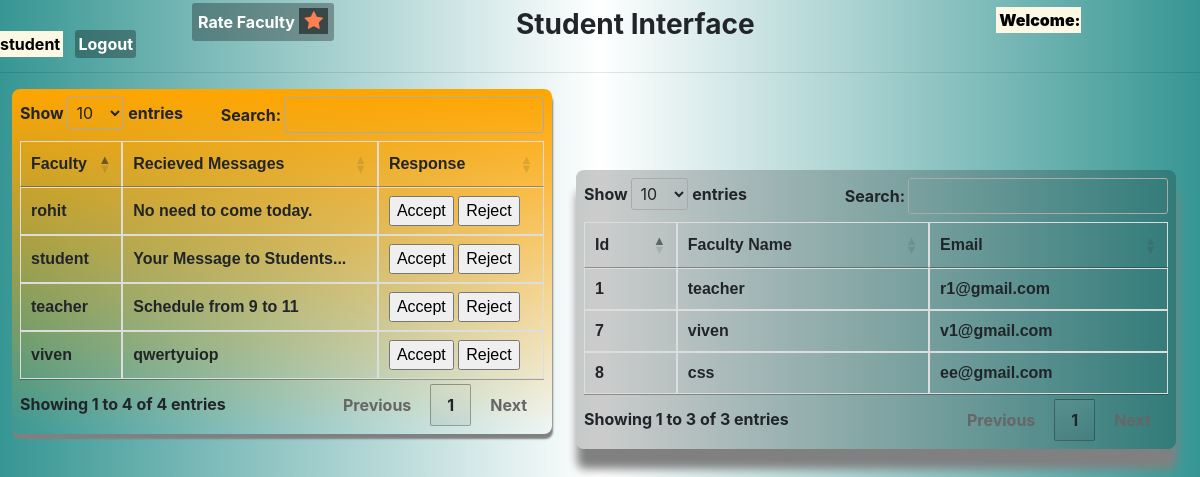
The page /student_home.php (signed in) on the database its author committed.
### tables this page shows
CREATE TABLE `notify` (
  `id` int(50) NOT NULL,
  `fromteacher` varchar(50) NOT NULL,
  `msg` varchar(50) NOT NULL
);

CREATE TABLE `teacher` (
  `id` int(30) NOT NULL,
  `name` varchar(50) NOT NULL,
  `email` varchar(50) NOT NULL,
  `password` varchar(50) NOT NULL
);

### student_home.php (the view, shortened to what this page needs)
<!DOCTYPE html>
<html>
<head>
	<link rel="stylesheet" href="https://maxcdn.bootstrapcdn.com/bootstrap/4.3.1/css/bootstrap.min.css">
	<link rel="stylesheet" type="text/css" href="https://cdn.datatables.net/1.10.20/css/jquery.dataTables.css">
	<link rel="stylesheet" href="https://cdnjs.cloudflare.com/ajax/libs/font-awesome/4.7.0/css/font-awesome.min.css">
</head>
<body>
	<?php
	echo "<span style='position:absolute; margin-left:16%;'>";
	echo "<a id='notify'  data-toggle='modal' data-target='#myModalrate'><b>Rate Faculty</b>  <i class='fa fa-star' aria-hidden='true' style='color: coral; font-size: 20px;  background-color: rgba(0,0,0,0.5); padding: 3px 5px;'></i></a>";
	echo "</span>";
	echo "	<center><h3><b><span style='position:absolute;  margin-left:-7%; '>Student Interface</span?</b></h3></center>";
	echo "<span style='position:; margin-left: 83%; '>";
	echo "<mark><b>Welcome: </b>" .$_SESSION["user"]."</mark>";
	echo "</span>";
	echo "<span style='position:relative; margin-left: 1%;'>";
	echo "<a href='logout.php' id='dest'>Logout</a>";
	echo "</span>";
	?>
	<hr>
	<?php $conn=mysqli_connect("localhost","root","Toor@123","Msystem");
	$sql="select fromteacher, msg from notify";
	$result=mysqli_query($conn,$sql);
	?>
	<div style="width: 45%; position:; margin-top:%; padding: 8px; margin-left:1%; background:linear-gradient(to bottom,orange, transparent); border-radius: 8px; box-shadow:1px 5px 2px grey;">
		<table id="myTablestudent">
			<thead>
				<tr>
					<th>Faculty</th>
					<th>Recieved Messages</th>
					<th>Response</th>
				</tr>
			</thead>
			<tbody>
				<?php
				foreach ($result as $row)
				{
					?>
					<tr>
						<td><?php echo $row['fromteacher']?></td>
						<td><?php echo $row['msg']?></td>
						<td id="formid">
							<form action="status.php"  method="POST" >
								<input type="submit"  onclick="accepted()" value="Accept" name="accept" id="acceptid">
								<input type="submit"  onclick="rejected()" value="Reject" name="reject" id="rejectid">
							</form>
						</td>
						<?php
					}
					?>
				</tbody>
			</table>
		</div>
		<?php $conn=mysqli_connect("localhost","root","Toor@123","Msystem");
		$sql="select id, name, email from teacher";
		$result=mysqli_query($conn,$sql);
		?>
		<div style="width: 50%; margin-left: 48%; margin-top: -22%; padding: 8px; background-color:rgba(0,0,0,0.2); border-radius: 8px; box-shadow:1px 20px 10px grey; position: absolute;">
			<table id="myTable">
				<thead>
					<tr>
						<th>Id</th>
						<th>Faculty Name</th>
						<th>Email</th>
					</tr>
				</thead>
				<tbody>
					<?php
					foreach ($result as $row)
					{
						?>
						<tr>
							<td><?php echo $row['id']?></td>
							<td><?php echo $row['name']?></td>
							<td><?php echo $row['email']?></td>
							<?php
						}
						?>
					</tbody>
				</table>
			</div>
							</body>
							</html>

### student_home.php (style rules this page uses)
body { background: linear-gradient(to right,#369693,transparent,#369693); }
#dest { text-decoration: none; color: black; background-color: rgba(0,0,0,0.3); padding: 4px 3px; border-radius: 3px; color: white; font-style: bolder; }
table { font-family: arial, sans-serif; border-collapse: collapse; width: 100%; }
td, th { border: 1px solid #dddddd; text-align: left; padding: 8px; }
tr:nth-child(even) { background-color: #dddddd; }
#notify { text-decoration: none; background-color: rgba(0,0,0,0.3); padding: 9px 6px; border-radius: 3px; color: white; font-style: bolder; }

### rows shown on the page
notify: fromteacher "teacher", msg "Schedule from 9 to 11"
notify: fromteacher "viven", msg "qwertyuiop"
notify: fromteacher "rohit", msg "No need to come today."
notify: fromteacher "student", msg "Your Message to Students..."
teacher: id "1", name "teacher", email "r1@gmail.com"
teacher: id "7", name "viven", email "v1@gmail.com"
teacher: id "8", name "css", email "ee@gmail.com"

### other values the page prints
$_SESSION["user"] "student"
